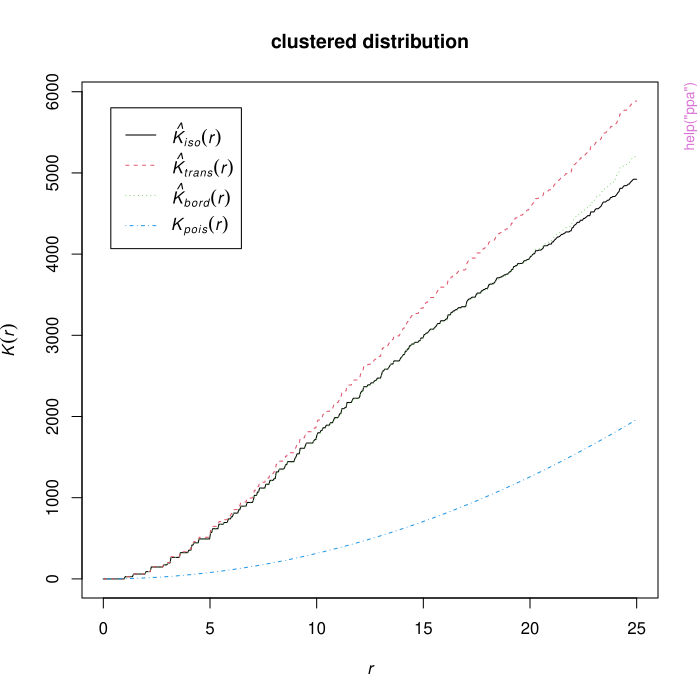

R code for this plot:
pkgname <- "iRamat"
source(file.path(R.home("share"), "R", "examples-header.R"))
options(warn = 1)
options(pager = "console")
library('iRamat')

base::assign(".oldSearch", base::search(), pos = 'CheckExEnv')
base::assign(".old_wd", base::getwd(), pos = 'CheckExEnv')
cleanEx()
nameEx("chrono")
### * chrono

flush(stderr()); flush(stdout())

### Name: chrono
### Title: Create a timeline of a selected dataset
### Aliases: chrono

### ** Examples

## Not run: 
##D df <- db_api_connect()
##D plots <- chrono(df$dataset_adisser17, use_periodo = TRUE)
##D ggpubr::ggarrange(plots$sites, plots$periodo, heights = c(1,2), ncol = 1, align = "v")
## End(Not run)




cleanEx()
nameEx("db_api_connect")
### * db_api_connect

flush(stderr()); flush(stdout())

### Name: db_api_connect
### Title: Connect the CHIPS DB API and return an R object (dataframe, etc)
### Aliases: db_api_connect

### ** Examples

# Default behaviour: one dataset stored in a hash
df_hash <- db_api_connect()
head(df_hash$dataset_adisser17)

# All CHIPS datasets listed in urls_data.tsv, merged into a single dataframe
df_all <- db_api_connect(all_datasets = TRUE)
head(df_all)




cleanEx()
nameEx("periodo")
### * periodo

flush(stderr()); flush(stdout())

### Name: periodo
### Title: Create a timeline of periods from a PeriodO authority
### Aliases: periodo

### ** Examples

## Not run: 
##D # Default authority (INRAP)
##D periodo()
##D 
##D # Restrict to a specific interval and require exact overlap
##D periodo(min_date = -700, max_date = 0, use_periodo = TRUE, time_match = 1)
##D 
##D # Authority ArkeOpen, France only
##D periodo(periodo_authority = "http://n2t.net/ark:/99152/p09hq4n", min_date = -500, max_date = 500, use_periodo = TRUE, time_match = 1, location = "France")
## End(Not run)




cleanEx()
nameEx("ppa")
### * ppa

flush(stderr()); flush(stdout())

### Name: ppa
### Title: Classify a Point Pattern Distribution
### Aliases: ppa

### ** Examples

d <- ppa()
# Show results of Quadrat test of the clustered distribution
d$clustered_distribution.png$quadrat
# Plot the K-Ripley of the clustered distribution
plot(d$clustered_distribution.png$ripley, main = "clustered distribution")
# Plot the G-function of the regular distribution
plot(d$regular_distribution.png$gfunction, main = "regular distribution")




### * <FOOTER>
###
cleanEx()
options(digits = 7L)
base::cat("Time elapsed: ", proc.time() - base::get("ptime", pos = 'CheckExEnv'),"\n")
grDevices::dev.off()
###
### Local variables: ***
### mode: outline-minor ***
### outline-regexp: "\\(> \\)?### [*]+" ***
### End: ***
quit('no')
